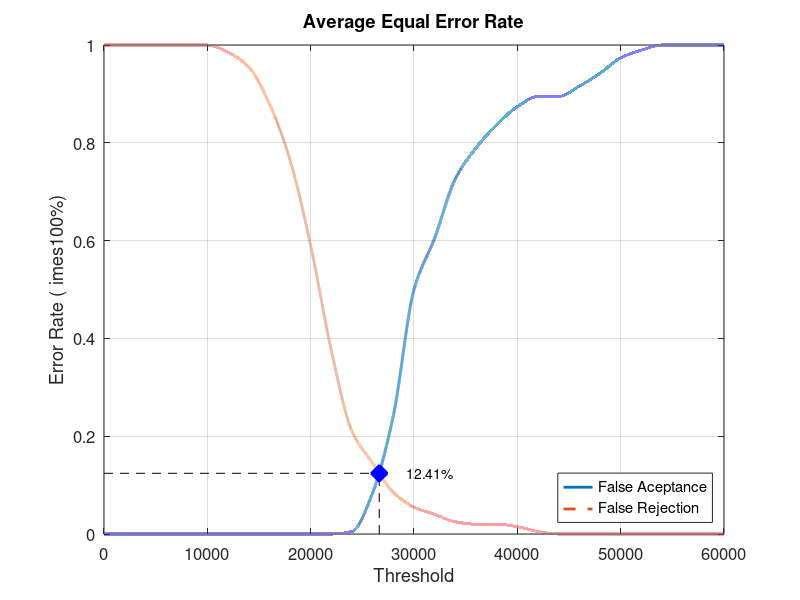
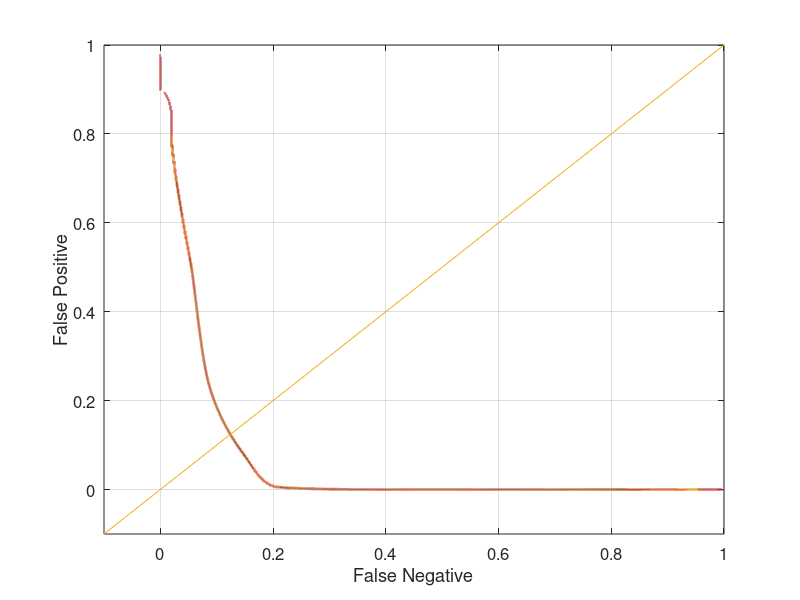

Source code (MATLAB) for these figures, in order:
close all;
clear;
clc;
x = 0:2000:60000;
xq = 0:0.5:60000;

y0 = [0 0 0 0 0 0 0 0 0 0 0 0 0.00526316 0.0842105 0.242105 0.5 0.605263 0.726316 0.789474 0.836842 0.873684 0.894737 0.894737 0.915789 0.942105 0.973684 0.989474 1 1 1 1]
yy0 = interp1(x, y0, xq, 'pchip');
y1 = [1 1 1 1 1 1 0.985 0.955 0.88 0.765 0.59 0.375 0.21 0.145 0.085 0.055 0.04 0.025 0.02 0.02 0.015 0.005 0 0 0 0 0 0 0 0 0]
yy1 = interp1(x, y1, xq, 'pchip');

% Calculating EER: 
y2 = abs(y0 - y1);
find(y2 == min(y2))
yy2 = abs(yy0 - yy1);
xEER = find(yy2 == min(yy2));
xEERIndex = xq(xEER) % X-axis EER
yEER = yy0(xEER) % Y-axis EER

main = figure
plot(xq, yy0,'-','LineWidth', 2);	hold on
plot(xq, yy1,'--','LineWidth', 2);	hold on
plot([xEERIndex xEERIndex], [0 yEER], 'k--');	hold on
plot([0 xEERIndex], [yEER yEER], 'k--');	hold on
plot(xEERIndex, yEER, 'bx', 'LineWidth', 10);	hold on
text(xEERIndex + 10 * xEERIndex / 100, yEER, [num2str(round((10000 * yEER)) / 100) '%'])
legend('False Aceptance', 'False Rejection', 'Location', 'SouthEast')
xlabel('Threshold')
ylabel('Error Rate (	imes100%)')
title('Average Equal Error Rate')
set(gca, 'FontSize', 12)
axis([0 60000 0 1])
grid on

print(main, 'Database4_4Main', '-dpng');
FNRxFPR = figure('Color', [1 1 1]);
plot(yy1, yy0, '-', yy1, yy0, 'LineWidth', 2);
hold on
y = -0.1:0.1:1
plot(y, y); 
set(gca, 'FontSize', 12)
xlabel('False Negative')
ylabel('False Positive')
axis([-0.1 1 -0.1 1])
set(gca, 'FontSize', 12)
grid on

print(FNRxFPR, 'Database4_4FNRxFPR','-dpng');
